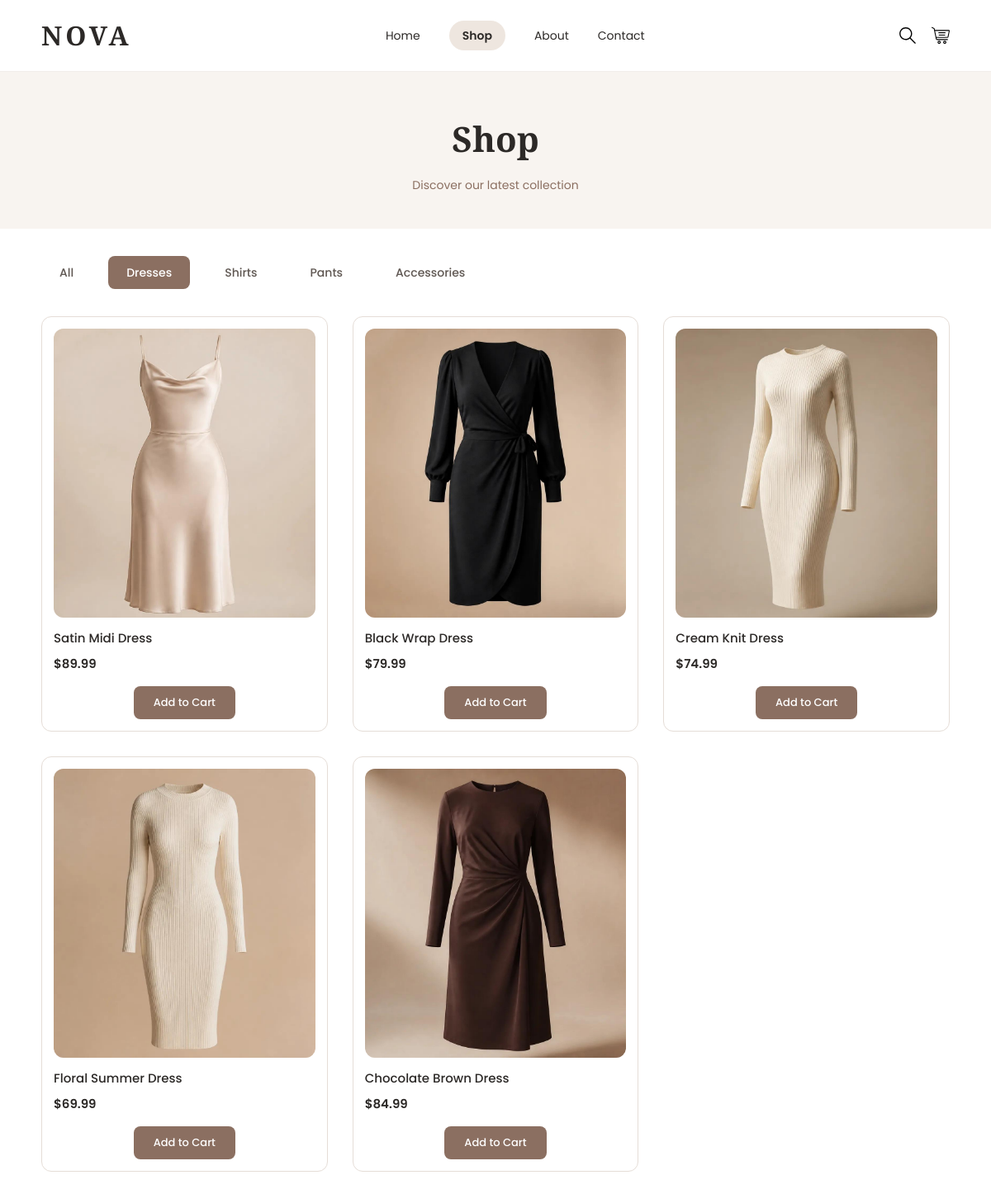
Page /shop.php?category=1 on the committed database.
### tables this page shows
CREATE TABLE IF NOT EXISTS `categories` (
  `id` int UNSIGNED NOT NULL AUTO_INCREMENT,
  `name` varchar(100) DEFAULT NULL,
  `image` varchar(255) DEFAULT NULL,
  `created_at` timestamp NULL DEFAULT CURRENT_TIMESTAMP,
  PRIMARY KEY (`id`)
);

CREATE TABLE IF NOT EXISTS `products` (
  `id` int UNSIGNED NOT NULL AUTO_INCREMENT,
  `name` varchar(100) NOT NULL,
  `description` text NOT NULL,
  `price` decimal(10,2) NOT NULL,
  `stock` int UNSIGNED NOT NULL DEFAULT '0',
  `size` varchar(50) NOT NULL,
  `color` varchar(50) NOT NULL,
  `material` varchar(100) NOT NULL,
  `image` varchar(255) NOT NULL,
  `category_id` int NOT NULL,
  `created_at` timestamp NOT NULL DEFAULT CURRENT_TIMESTAMP,
  PRIMARY KEY (`id`)
);

### shop.php (the view, shortened to what this page needs)
<?php
require_once "config.php";
$stmt = $pdo->query("SELECT * FROM categories");
$categories = $stmt->fetchAll(PDO::FETCH_ASSOC);
$categoryId = $_GET['category'] ?? null;
if ($categoryId) {
    $statement = $pdo->prepare(
            "SELECT * FROM products WHERE category_id = ?"
    );
    $statement->execute([$categoryId]);
} else {
    $statement = $pdo->query("SELECT * FROM products");
}
$products = $statement->fetchAll(PDO::FETCH_ASSOC);
?>
<!DOCTYPE html>
<html lang="en">
<head>
    <link rel="stylesheet" href="css/style.css">
    <link rel="stylesheet" href="css/responsive.css">
</head>
<body>
<header class="navbar">
    <nav class="menuItem">
        <div class="logo">
            <a href="index.php">NOVA</a>
        </div>
        <ul class="navLinks">
            <li>
                <a href="index.php">
                    Home
                </a>
            </li>
            <li><a href="shop.php" class="active">Shop</a></li>
            <li><a href="about.php">About</a></li>
            <li><a href="contact.php">Contact</a></li>
        </ul>
        <div class="desktopIcons">
            <button class="searchIcon">
                <img src="images/search.svg" alt="Search"/>
            </button>
            <a href="cart.php" class="cartIcon">
                <img src="images/cart.svg" alt="Cart"/>
            </a>
        </div>
    </nav>
</header>
<section class="shopHeader">
    <h2>Shop</h2>
    <p>
        Discover our latest collection
    </p>
</section>
<nav class="categoryNav">
    <ul>
        <li>
            <a
                    href="shop.php"
                    class="<?= $categoryId === null ? 'active' : '' ?>"
            >
                All
            </a>
        </li>
        <?php foreach ($categories as $category): ?>
            <li>
                <a
                        href="shop.php?category=<?= $category['id'] ?>"
                        class="<?= $categoryId == $category['id'] ? 'active' : '' ?>"
                >
                    <?= $category['name'] ?>
                </a>
            </li>
        <?php endforeach; ?>
    </ul>
</nav>
<div class="productGrid">
    <?php foreach ($products as $product): ?>
        <div class="productCard" id="<?= htmlspecialchars($product['id']) ?>">
            <div class="productCardImg">
                <img src="<?= htmlspecialchars($product['image']) ?>"
                     alt="<?= htmlspecialchars($product['name']) ?>">
            </div>
            <p class="productName"><?= htmlspecialchars($product['name']) ?></p>
            <p class="price">$<?= htmlspecialchars($product['price']) ?></p>
            <button class="addtoCart">Add to Cart</button>
        </div>
    <?php endforeach; ?>
</div>
</body>
</html>

### css/style.css (style rules this page uses)
:root { --color-primary: #8b6f61; --color-primary-dark: #6f5549; --color-primary-light: #eee6df; --color-bg: #ffffff; --color-bg-alt: #f8f4f0; --color-border: #e5ddd7; --color-text: #2c2927; --color-text-muted: #5f5752; --color-text-light: #8b6f61; --font-heading: "Playfair Display", serif; --font-body: "Poppins", sans-serif; --radius-md: 8px; --radius-lg: 12px; --radius-full: 50%; --shadow-md: 0 8px 25px rgba(44, 41, 39, 0.1); --shadow-lg: 0 12px 35px rgba(44, 41, 39, 0.15); --transition-base: 0.3s ease; --transition-slow: 0.5s ease; }
* { margin: 0; padding: 0; box-sizing: border-box; }
body { font-family: var(--font-body); color: var(--color-text); background-color: var(--color-bg); line-height: 1.7; font-size: 15px; padding-top: 72px; }
ul { list-style: none; }
a { text-decoration: none; color: inherit; transition: color var(--transition-base); }
img { max-width: 100%; display: block; }
button { font-family: inherit; cursor: pointer; }
.navbar { position: fixed; top: 0; left: 0; width: 100%; z-index: 1000; background-color: rgba(255, 255, 255, 0.95); backdrop-filter: blur(12px); -webkit-backdrop-filter: blur(12px); border-bottom: 1px solid rgba(229, 221, 215, 0.5); }
nav { display: flex; justify-content: space-between; align-items: center; width: 100%; padding: 16px 50px; }
.menuItem { display: flex; justify-content: space-between; align-items: center; width: 100%; }
.logo a { color: var(--color-text); font-family: var(--font-heading); font-size: 32px; font-weight: 600; letter-spacing: 4px; }
.navLinks { display: flex; align-items: center; gap: 35px; }
.navLinks a { color: var(--color-text); font-size: 14px; }
.navLinks li a.active { background-color: var(--color-primary-light); padding: 8px 16px; border-radius: 32px; font-weight: 600; }
.desktopIcons { display: flex; align-items: center; gap: 18px; }
.desktopIcons button { background: none; border: none; padding: 0; display: flex; align-items: center; }
.desktopIcons img { width: 22px; height: 22px; object-fit: contain; }
.productGrid { display: grid; grid-template-columns: repeat(3, 1fr); gap: 30px; }
.productCard { border: 1px solid var(--color-border); padding: 14px; border-radius: var(--radius-lg); background-color: white; transition: all var(--transition-base); display: flex; flex-direction: column; }
.productCardImg { height: 350px; border-radius: var(--radius-lg); overflow: hidden; background-color: var(--color-bg-alt); }
.productCardImg img { width: 100%; height: 100%; object-fit: cover; transition: transform var(--transition-slow); }
.productName { font-size: 15px; font-weight: 500; margin-top: 12px; }
.price { font-size: 15px; font-weight: 600; color: var(--color-text); margin-top: 6px; }
.addtoCart { display: block; width: fit-content; margin: 14px auto 0; padding: 10px 24px; background-color: var(--color-primary); color: white; border: none; border-radius: var(--radius-md); font-family: var(--font-body); font-size: 13px; font-weight: 500; cursor: pointer; transition: all var(--transition-base); }
.shopHeader { padding: 60px 50px 40px; text-align: center; background-color: var(--color-bg-alt); }
.shopHeader h2 { font-family: var(--font-heading); font-size: 42px; font-weight: 600; }
.shopHeader p { margin-top: 10px; font-size: 14px; color: var(--color-text-light); }
.categoryNav { width: 100%; padding: 40px 50px; }
.categoryNav ul { display: flex; justify-content: center; align-items: center; gap: 20px; flex-wrap: wrap; }
.categoryNav a { color: var(--color-text-muted); font-size: 14px; font-weight: 500; padding: 10px 22px; border-radius: var(--radius-md); transition: all var(--transition-base); }
.categoryNav a:hover, .categoryNav a.active { color: white; background-color: var(--color-primary); }
.shopHeader + .categoryNav + .productGrid { padding: 0 50px 60px; }

### rows in the picture
categories: name "Dresses"
categories: name "Shirts"
categories: name "Pants"
categories: name "Accessories"
products: image+name (picture), name "Satin Midi Dress", price "89.99"
products: image+name (picture), name "Black Wrap Dress", price "79.99"
products: image+name (picture), name "Cream Knit Dress", price "74.99"
products: image+name (picture), name "Floral Summer Dress", price "69.99"
products: image+name (picture), name "Chocolate Brown Dress", price "84.99"
